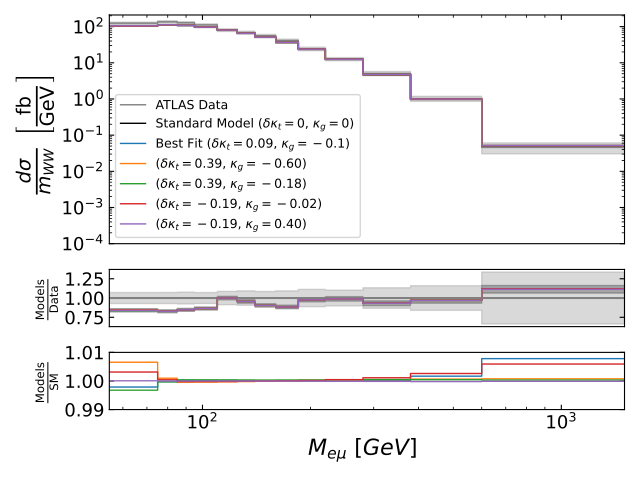

Write the Python code that produced this figure.
import matplotlib.pyplot as plt
import numpy as np
import sys
sys.path.insert(1, '..')

from plot_funcs import array_for_plot


bins15 = [0, 55, 75, 85, 95, 110, 125, 140, 160, 185, 220, 280, 380, 600, 1500]
bin_sizes15 = np.array([20, 20, 10, 10, 15, 15, 15, 20, 25, 35, 60, 100, 220, 900, 900])


#Load Atlas data
atlas=36.1*2*array_for_plot(np.load("../Data_numpy_for_figures/13TeV_ATLAS/mll_atlas.npy"))
atlas_err= 36.1*2*array_for_plot(np.load("../Data_numpy_for_figures/13TeV_ATLAS/mll_atlas_err.npy"))

#Load predictions at Lambda=2Tev
nnllnnlonloew_ggphoton_centre=36.1*2*array_for_plot(np.load("../SM_Construction/mll_13TeV_veto35_sm_centre.npy"))
nnllnnlonloew_ggphoton_min=36.1*2*array_for_plot(np.load("../SM_Construction/mll_13TeV_veto35_sm_min.npy"))
nnllnnlonloew_ggphoton_max=36.1*2*array_for_plot(np.load("../SM_Construction/mll_13TeV_veto35_sm_max.npy"))



mcfm_nll_kg2=36.1*2*array_for_plot(np.load("../Data_numpy_for_figures/13TeV_ATLAS/mll_13TeV_veto35_bsm_gg_OGHsq_nll_qcd_centre.npy"))
mcfm_nll_kg2_min=36.1*2*array_for_plot(np.load("../Data_numpy_for_figures/13TeV_ATLAS/mll_13TeV_veto35_bsm_gg_OGHsq_nll_qcd_min.npy"))
mcfm_nll_kg2_max=36.1*2*array_for_plot(np.load("../Data_numpy_for_figures/13TeV_ATLAS/mll_13TeV_veto35_bsm_gg_OGHsq_nll_qcd_max.npy"))


mcfm_nll_kg=36.1*2*array_for_plot(np.load("../Data_numpy_for_figures/13TeV_ATLAS/mll_13TeV_veto35_bsm_gg_OGHSMint_nll_qcd_centre.npy"))
mcfm_nll_kg_min=36.1*2*array_for_plot(np.load("../Data_numpy_for_figures/13TeV_ATLAS/mll_13TeV_veto35_bsm_gg_OGHSMint_nll_qcd_min.npy"))
mcfm_nll_kg_max=36.1*2*array_for_plot(np.load("../Data_numpy_for_figures/13TeV_ATLAS/mll_13TeV_veto35_bsm_gg_OGHSMint_nll_qcd_max.npy"))


mcfm_nll_kt2=36.1*2*array_for_plot(np.load("../Data_numpy_for_figures/13TeV_ATLAS/mll_13TeV_veto35_bsm_gg_OTHsq_nll_qcd_centre.npy"))
mcfm_nll_kt2_min=36.1*2*array_for_plot(np.load("../Data_numpy_for_figures/13TeV_ATLAS/mll_13TeV_veto35_bsm_gg_OTHsq_nll_qcd_min.npy"))
mcfm_nll_kt2_max=36.1*2*array_for_plot(np.load("../Data_numpy_for_figures/13TeV_ATLAS/mll_13TeV_veto35_bsm_gg_OTHsq_nll_qcd_max.npy"))


mcfm_nll_kgkt=36.1*2*array_for_plot(np.load("../Data_numpy_for_figures/13TeV_ATLAS/mll_13TeV_veto35_bsm_gg_OGHOTHint_nll_qcd_centre.npy"))
mcfm_nll_kgkt_min=36.1*2*array_for_plot(np.load("../Data_numpy_for_figures/13TeV_ATLAS/mll_13TeV_veto35_bsm_gg_OGHOTHint_nll_qcd_min.npy"))
mcfm_nll_kgkt_max=36.1*2*array_for_plot(np.load("../Data_numpy_for_figures/13TeV_ATLAS/mll_13TeV_veto35_bsm_gg_OGHOTHint_nll_qcd_max.npy"))


mcfm_nll_kt=36.1*2*array_for_plot(np.load("../Data_numpy_for_figures/13TeV_ATLAS/mll_13TeV_veto35_bsm_gg_OTHSMint_nll_qcd_centre.npy"))
mcfm_nll_kt_min=36.1*2*array_for_plot(np.load("../Data_numpy_for_figures/13TeV_ATLAS/mll_13TeV_veto35_bsm_gg_OTHSMint_nll_qcd_min.npy"))
mcfm_nll_kt_max=36.1*2*array_for_plot(np.load("../Data_numpy_for_figures/13TeV_ATLAS/mll_13TeV_veto35_bsm_gg_OTHSMint_nll_qcd_max.npy"))


#We want to see how well the current constraints fit with the tails of WW data. To do this we convert the kappa values into \
# mass scales (assuming c=1) and plot the corresponding predictions.

mass_scale_pos=7.291 #(kg=+0.4)
mass_scale_neg=5.953 #(kg=-0.6)
mass_scale_018=14.58 #(kg=-0.18)
mass_scale_002=32.61 #(kg=-0.02)
mass_scale_opt=14.58 #(kg=0.1)
kt_max=0.39
kt_min=-0.19


plt.figure(figsize=(20, 15),dpi=100)
fig, axs = plt.subplots(3, 1, gridspec_kw={'height_ratios': [4, 1, 1]}, sharex=True)
axs[2].set_xlabel(r"$M_{e\mu}$ $[GeV]$ ",\
               fontsize=16,color="black")
axs[0].set_ylabel(r"$\frac{d\sigma}{dM_{e\mu}}$ $\left[\frac{\mathrm{fb}}{\mathrm{GeV}}\right]$ ",\
               fontsize=20,color="black")
axs[1].set_ylabel(r"$\frac{\mathrm{Models}}{\mathrm{Data}}$",\
               fontsize=12,color="black")
axs[2].set_ylabel(r"$\frac{\mathrm{Models}}{\mathrm{SM}}$",\
               fontsize=12,color="black")



axs[0].loglog()

axs[0].step(bins15, atlas/bin_sizes15, color='grey', where="post", linewidth=1, label="ATLAS Data")
axs[0].fill_between(bins15, (atlas-atlas_err)/bin_sizes15, (atlas+atlas_err)/bin_sizes15, color='grey', alpha=0.3, step="post")

axs[0].step(bins15, nnllnnlonloew_ggphoton_centre/bin_sizes15, color='k', where="post", label=r"Standard Model ($\delta \kappa_t = 0$, $\kappa_g=0$)", linewidth=1)
axs[0].fill_between(bins15, nnllnnlonloew_ggphoton_min/bin_sizes15, nnllnnlonloew_ggphoton_max/bin_sizes15, color='k', alpha=0.3, step="post")


#The four extreme models based on the error bars.
model_1=0.39*mcfm_nll_kt + (0.39**2)*mcfm_nll_kt2 - ((2**2)/(mass_scale_neg**2))*mcfm_nll_kg + ((2**4)/(mass_scale_neg**4))*mcfm_nll_kg2 -0.39*((2**2)/(mass_scale_neg**2))*mcfm_nll_kgkt
model_2=0.39*mcfm_nll_kt + (0.39**2)*mcfm_nll_kt2 - ((2**2)/(mass_scale_018**2))*mcfm_nll_kg + ((2**4)/(mass_scale_018**4))*mcfm_nll_kg2 -0.39*((2**2)/(mass_scale_018**2))*mcfm_nll_kgkt
model_3=-0.19*mcfm_nll_kt + (0.19**2)*mcfm_nll_kt2 - ((2**2)/(mass_scale_002**2))*mcfm_nll_kg + ((2**4)/(mass_scale_002**4))*mcfm_nll_kg2 +0.19*((2**2)/(mass_scale_002**2))*mcfm_nll_kgkt
model_4=-0.19*mcfm_nll_kt + (0.19**2)*mcfm_nll_kt2 + ((2**2)/(mass_scale_pos**2))*mcfm_nll_kg + ((2**4)/(mass_scale_pos**4))*mcfm_nll_kg2 -0.19*((2**2)/(mass_scale_pos**2))*mcfm_nll_kgkt

#The "best fit" model which is not the SM.
model_opt=0.09*mcfm_nll_kt + (0.09**2)*mcfm_nll_kt2 - ((2**2)/(mass_scale_opt**2))*mcfm_nll_kg + ((2**4)/(mass_scale_opt**4))*mcfm_nll_kg2 -0.09*((2**2)/(mass_scale_opt**2))*mcfm_nll_kgkt



axs[0].step(bins15, (nnllnnlonloew_ggphoton_centre + model_opt)/bin_sizes15, where="post", label=r"Best Fit ($\delta \kappa_t = 0.09$, $\kappa_g=-0.1$)", linewidth=1)


axs[0].step(bins15, (nnllnnlonloew_ggphoton_centre + model_1)/bin_sizes15, where="post", label=r"($\delta \kappa_t = 0.39$, $\kappa_g=-0.60$)", linewidth=1)
axs[0].step(bins15, (nnllnnlonloew_ggphoton_centre + model_2)/bin_sizes15, where="post", label=r"($\delta \kappa_t = 0.39$, $\kappa_g=-0.18$)", linewidth=1)
axs[0].step(bins15, (nnllnnlonloew_ggphoton_centre + model_3)/bin_sizes15, where="post", label=r"($\delta \kappa_t = -0.19$, $\kappa_g=-0.02$)", linewidth=1)
axs[0].step(bins15, (nnllnnlonloew_ggphoton_centre + model_4)/bin_sizes15, where="post", label=r"($\delta \kappa_t = -0.19$, $\kappa_g=0.40$)", linewidth=1)

axs[0].legend(loc="lower left", fontsize=9, ncol=1)

axs[0].set_ylim(10**-4, 210)
axs[0].set_xlim(55, 1500)
axs[0].tick_params(which="both", labelsize=13, direction='in', right=True, top=True, bottom=False)
axs[1].tick_params(which="both", labelsize=13, direction='in', right=True, bottom=False)
axs[2].tick_params(which="both", labelsize=13, direction='in', right=True)

ratio_sm_min=(nnllnnlonloew_ggphoton_min)/(atlas)
ratio_sm_max=(nnllnnlonloew_ggphoton_max)/(atlas)

#We find the ratios.
ratio_1=(nnllnnlonloew_ggphoton_centre + model_1)/(atlas)
ratio_2=(nnllnnlonloew_ggphoton_centre + model_2)/(atlas)
ratio_3=(nnllnnlonloew_ggphoton_centre + model_3)/(atlas)
ratio_4=(nnllnnlonloew_ggphoton_centre + model_4)/(atlas)
ratio_opt=(nnllnnlonloew_ggphoton_centre + model_opt)/(atlas)

axs[1].fill_between(bins15, ratio_sm_min, ratio_sm_max, color='k', alpha=0.3, step="post")


axs[1].step(bins15, atlas/(atlas), color='grey', where="post")
axs[1].fill_between(bins15, (atlas-atlas_err)/(atlas), (atlas+atlas_err)/(atlas), color='grey', alpha=0.3, step="post")

axs[1].step(bins15, ratio_1, where="post", linewidth=1)
axs[1].step(bins15, ratio_2, where="post", linewidth=1)
axs[1].step(bins15, ratio_3, where="post", linewidth=1)
axs[1].step(bins15, ratio_4, where="post", linewidth=1)
axs[1].step(bins15, ratio_opt, where="post", linewidth=1)

axs[2].set_ylim(1-0.01, 1+0.01)

axs[2].step(bins15, (atlas/nnllnnlonloew_ggphoton_centre)*ratio_1, where="post", linewidth=1)
axs[2].step(bins15, (atlas/nnllnnlonloew_ggphoton_centre)*ratio_2, where="post", linewidth=1)
axs[2].step(bins15, (atlas/nnllnnlonloew_ggphoton_centre)*ratio_3, where="post", linewidth=1)
axs[2].step(bins15, (atlas/nnllnnlonloew_ggphoton_centre)*ratio_4, where="post", linewidth=1)
axs[2].step(bins15, (atlas/nnllnnlonloew_ggphoton_centre)*ratio_opt, where="post", linewidth=1)


plt.tight_layout()
plt.savefig("figure_10.pdf")
